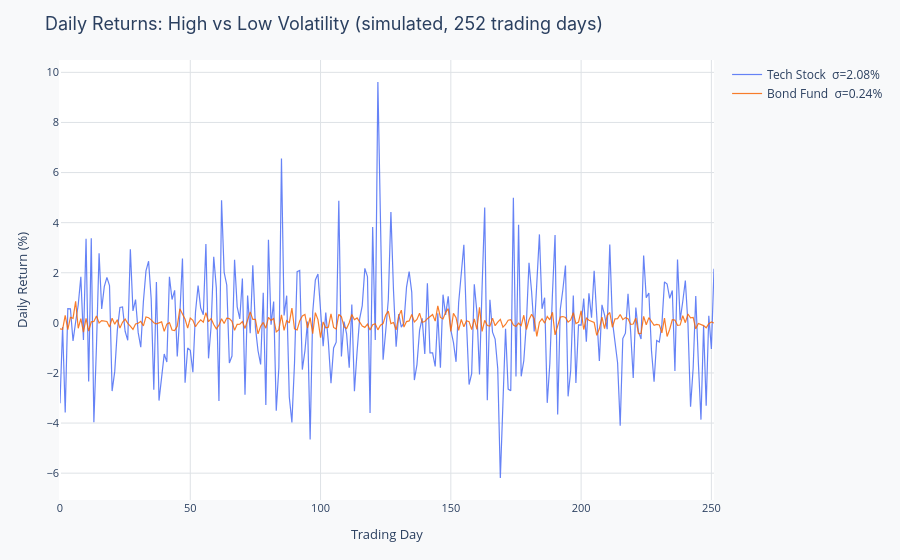

Notebook code for this chart:
### Markdown cell above
---
## Real-world example: Daily stock returns

A stock with high return volatility has a large standard deviation, its daily returns swing widely around the mean. A stable bond fund has a small standard deviation, returns cluster tightly.

The chart below shows simulated daily returns for a volatile tech stock and a stable bond fund with the same mean return. Notice:

- **Notice:** Both series have approximately the same mean daily return (~0.04%), but the tech stock's values swing between −4% and +4% while the bond fund stays within ±0.5%
- **Notice:** The standard deviation of the tech stock is roughly 8× larger, this is quantified risk
- **Notice:** The bond fund's distribution is taller and narrower; the tech stock's is shorter and wider, same area, different shape

> **Discussion question:** Two portfolios both average 7% annual return. Portfolio A has σ = 12% and Portfolio B has σ = 3%. Under what circumstances would you prefer the higher-risk option?

### Code cell
np.random.seed(55)

# ── Realistic return parameters from historical market data ─────────────────────
# Tech stock: ~daily vol of 2%, Bond fund: ~daily vol of 0.25%
n = 252   # one trading year

tech_returns  = np.random.normal(loc=0.0004, scale=0.020, size=n)
bond_returns  = np.random.normal(loc=0.0004, scale=0.0025, size=n)
days = np.arange(n)

fig = go.Figure()
for returns, name, color in [
    (tech_returns, f"Tech Stock  σ={np.std(tech_returns)*100:.2f}%", PALETTE["primary"]),
    (bond_returns, f"Bond Fund  σ={np.std(bond_returns)*100:.2f}%",  PALETTE["secondary"]),
]:
    fig.add_trace(go.Scatter(
        x=days, y=returns * 100,
        mode="lines",
        line=dict(color=color, width=1.2),
        name=name,
        opacity=0.85,
    ))

layout = base_layout(
    title="Daily Returns: High vs Low Volatility (simulated, 252 trading days)",
    xaxis_title="Trading Day",
    yaxis_title="Daily Return (%)",
)
fig.update_layout(layout)
fig.show()

### Figure 1 — Plotly figure (JSON) as saved in the notebook; plotly's stock layout.template omitted (floating-point values rounded to 4 significant figures; data arrays with more than 128 entries replaced by an {"elided": "..."} marker saying what was removed)
{"data": [{"line": {"color": "#4C6EF5", "width": 1.2}, "mode": "lines", "name": "Tech Stock  σ=2.08%", "opacity": 0.85, "type": "scatter", "x": {"elided": "252 int values"}, "y": {"elided": "252 float values"}}, {"line": {"color": "#F76707", "width": 1.2}, "mode": "lines", "name": "Bond Fund  σ=0.24%", "opacity": 0.85, "type": "scatter", "x": {"elided": "252 int values"}, "y": {"elided": "252 float values"}}], "layout": {"legend": {"font": {"size": 12}}, "margin": {"b": 60, "l": 60, "r": 30, "t": 60}, "paper_bgcolor": "#F8F9FA", "plot_bgcolor": "#FFFFFF", "title": {"font": {"family": "Inter, Arial, sans-serif", "size": 18}, "text": "Daily Returns: High vs Low Volatility (simulated, 252 trading days)"}, "xaxis": {"gridcolor": "#DEE2E6", "tickfont": {"size": 11}, "title": {"font": {"size": 13}, "text": "Trading Day"}}, "yaxis": {"gridcolor": "#DEE2E6", "tickfont": {"size": 11}, "title": {"font": {"size": 13}, "text": "Daily Return (%)"}}}}
